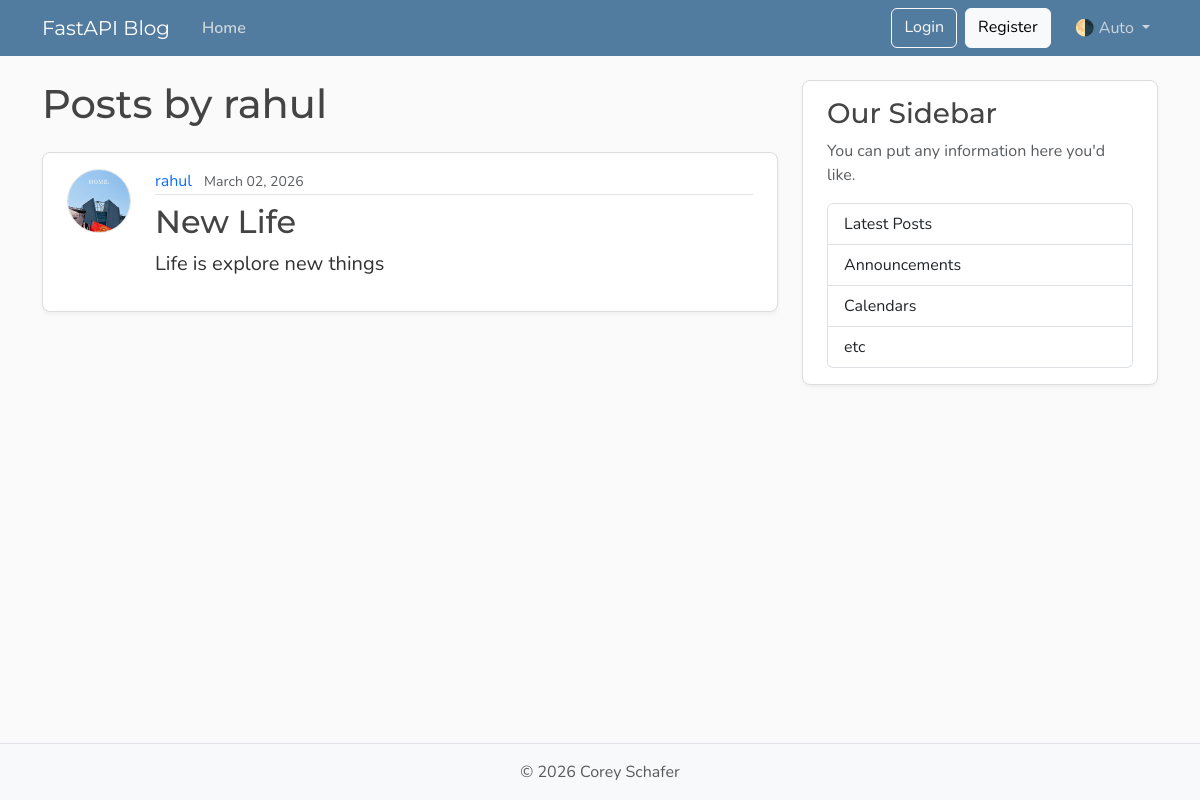
The page /users/1/posts on the database its author committed.
### models.py (models this page shows, shortened)
class User(Base):
    __tablename__ = "users"
    id: Mapped[int] = mapped_column(Integer, primary_key=True, index=True)
    username: Mapped[str] = mapped_column(String(50), unique=True, nullable=False)
    email: Mapped[str] = mapped_column(String(120), unique=True, nullable=False)
    image_file: Mapped[str | None] = mapped_column(String(200), default=None, nullable=True)
    posts: Mapped[list[Post]] = relationship(back_populates="author", cascade="all, delete-orphan")

class Post(Base):
    __tablename__ = "posts"
    id: Mapped[int] = mapped_column(Integer, primary_key=True, index=True)
    title: Mapped[str] = mapped_column(String(50), unique=True, nullable=False)
    content: Mapped[str] = mapped_column(String(120), unique=True, nullable=False)
    user_id: Mapped[int] = mapped_column(ForeignKey("users.id"), nullable=True, index=True)
    date_posted: Mapped[datetime] = mapped_column(DateTime(timezone=True), default=lambda: datetime.now(UTC))
    author: Mapped[User] = relationship(back_populates="posts")

### main.py (the view)
@app.get("/users/{user_id}/posts", include_in_schema=False, name="user_posts")
async def user_posts_page(
    request: Request,
    user_id: int,
    db: Annotated[AsyncSession, Depends(get_db)],
):
    result = await db.execute(select(models.User).where(models.User.id == user_id))
    user = result.scalars().first()
    if not user:
        raise HTTPException(
            status_code=status.HTTP_404_NOT_FOUND,
            detail="User not found",
        )
    result = await db.execute(
        select(models.Post)
        .options(selectinload(models.Post.author))
        .where(models.Post.user_id == user_id),
    )
    posts = result.scalars().all()
    return templates.TemplateResponse(
        request,
        "user_post.html",
        {"posts": posts, "user": user, "title": f"{user.username}'s Posts"},
    )

### templates/user_post.html
{% extends "layout.html" %}
{% block content %}
  <h1 class="mb-4">Posts by {{ user.username }}</h1>
  {% for post in posts %}
    <article class="content-section py-3 px-4 mb-4">
      <div class="d-flex align-items-start gap-4">
        <img class="rounded-circle article-img flex-shrink-0"
             src="{{ post.author.image_path }}"
             alt="{{ post.author.username }}'s profile picture"
             width="64"
             height="64"
             loading="lazy">
        <div class="flex-grow-1">
          <div class="article-metadata mb-2">
            <a class="me-2"
               href="{{ url_for('user_posts', user_id=post.author.id) }}">{{ post.author.username }}</a>
            <small class="text-body-secondary">{{ post.date_posted.strftime("%B %d, %Y") }}</small>
          </div>
          <h2>
            <a class="article-title"
               href="{{ url_for('post_page', post_id=post.id) }}">{{ post.title }}</a>
          </h2>
          <p class="article-content">{{ post.content }}</p>
        </div>
      </div>
    </article>
  {% else %}
    <p class="text-body-secondary">No posts by this user yet.</p>
  {% endfor %}
{% endblock content %}

### static/css/main.css (style rules this page uses)
:root { --font-heading: "Montserrat", system-ui, -apple-system, BlinkMacSystemFont, sans-serif; --font-body: "Nunito", system-ui, -apple-system, BlinkMacSystemFont, sans-serif; --color-bg-body: #fafafa; --color-bg-content: #ffffff; --color-text-primary: #333333; --color-text-heading: #444444; --color-steel: #527c9f; --color-nav-link: #cbd5db; --color-nav-link-hover: #ffffff; --color-link-hover: #428bca; --color-border: #dddddd; --color-border-light: #e3e3e3; --spacing-xl: 5rem; --article-img-size: 4rem; --account-img-size: 7.813rem; }
body { font-family: var(--font-body); background: var(--color-bg-body); color: var(--color-text-primary); }
h1, h2, h3, h4, h5, h6 { font-family: var(--font-heading); color: var(--color-text-heading); }
a { text-decoration: none; }
.content-section { background: var(--color-bg-content); border: 1px solid var(--color-border); border-radius: 0.5rem; box-shadow: 0 2px 4px rgba(15, 23, 42, 0.05); transition: box-shadow 0.15s ease, transform 0.15s ease, border-color 0.15s ease; }
.article-title { color: var(--color-text-heading); transition: color 0.2s ease-in-out; }
.article-content { white-space: pre-line; font-size: 1.25rem; }
.article-img { height: var(--article-img-size); width: var(--article-img-size); flex-shrink: 0; object-fit: cover; border: 1px solid var(--color-border-light); box-shadow: 0 0 0 2px var(--color-bg-content); }
.article-metadata { padding-bottom: 0.063rem; border-bottom: 1px solid var(--color-border-light); }
.article-metadata a { transition: color 0.2s ease-in-out; }

### rows shown on the page
User: username "rahul"
Post: author.image_path (picture), author.username "rahul", date_posted "March 02, 2026", title "New Life", content "Life is explore new things"
